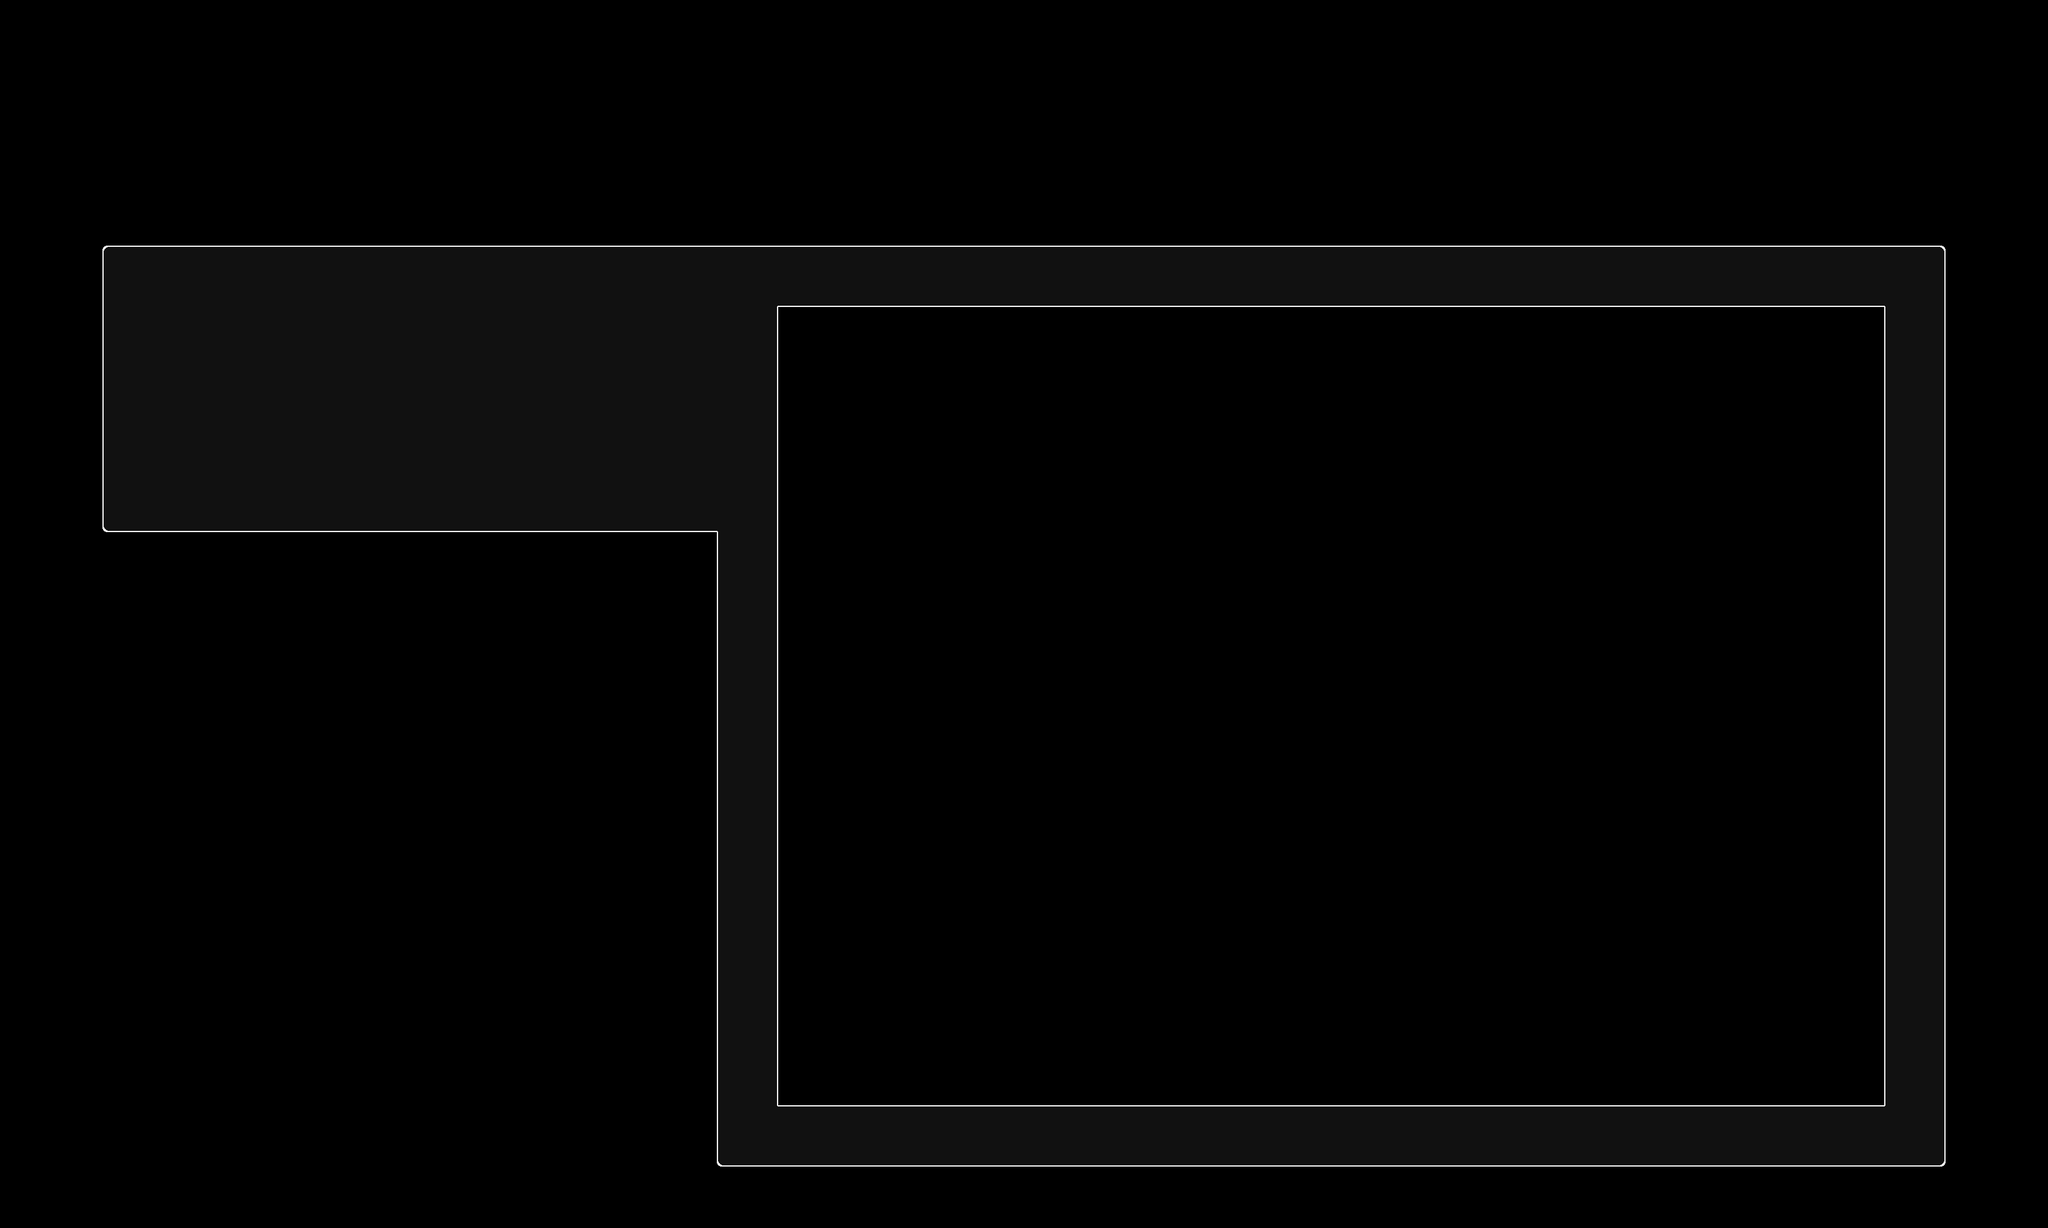

This game map was drawn from its Tiled (.tmx) file and the tilesets committed beside it. A one-line description and the trimmed map source follow:
An orthogonal 100x60 tile map with 32x32 px tiles, 1 tile layer (Tile Layer 1) and 43 objects (16x Dummy, 4x Start, 3x Timer, 3x Multitrigger, 2x Bounds, ...).

<map version="1.10" tiledversion="1.11.0" orientation="orthogonal" renderorder="right-down" compressionlevel="0" width="100" height="60" tilewidth="32" tileheight="32" infinite="0" nextlayerid="4" nextobjectid="76">
 <properties>
  <property name="customShader" type="bool" value="true" />
  <property name="music" value="BOSS_KAMABOKOYA" />
  <property name="zoom" type="float" value="1.5" />
 </properties>
 <tileset firstgid="1" source="main_0.tsx" />
 <layer id="1" name="Tile Layer 1" width="100" height="60">
  <data>[6000 cells, 1014 non-empty, 13 distinct tile ids]</data>
 </layer>
 <objectgroup id="2" name="collision-layer">
  <object id="40" x="256" y="480">
   <polyline points="960,0 960,1248 2688,1248 2688,0 960,0" />
  </object>
 </objectgroup>
 <objectgroup id="3" name="event-layer">
  <object id="4" name="SchmuckSpawn" type="SchmuckSpawn" x="2624" y="1696" width="32" height="32">
   <properties>
    <property name="amount" type="int" value="1" />
    <property name="boss" type="bool" value="true" />
    <property name="bossname" value="King Kamaboko" />
    <property name="delay" type="float" value="2" />
    <property name="enemyId" value="BOSS2" />
    <property name="spread" type="bool" value="false" />
    <property name="triggeredId" value="spawn0" />
    <property name="triggeringId" value="fitewin" />
   </properties>
  </object>
  <object id="9" name="Dummy" type="Dummy" x="2560" y="960" width="32" height="32">
   <properties>
    <property name="dummyId" value="high" />
    <property name="independent" type="bool" value="false" />
   </properties>
  </object>
  <object id="11" name="Dummy" type="Dummy" x="2784" y="1088" width="32" height="32">
   <properties>
    <property name="dummyId" value="back" />
    <property name="independent" type="bool" value="false" />
   </properties>
  </object>
  <object id="13" name="Dummy" type="Dummy" x="2560" y="1088" width="32" height="32">
   <properties>
    <property name="dummyId" value="neutral" />
    <property name="independent" type="bool" value="false" />
   </properties>
  </object>
  <object id="14" name="Dummy" type="Dummy" x="1696" y="1312" width="32" height="32">
   <properties>
    <property name="dummyId" value="platformLeft" />
    <property name="independent" type="bool" value="false" />
   </properties>
  </object>
  <object id="15" name="Dummy" type="Dummy" x="2528" y="1280" width="32" height="32">
   <properties>
    <property name="dummyId" value="platformLip" />
    <property name="independent" type="bool" value="false" />
   </properties>
  </object>
  <object id="16" name="Bounds" type="Bounds" x="3008" y="1536" width="32" height="32">
   <properties>
    <property name="down" type="bool" value="true" />
    <property name="right" type="bool" value="true" />
    <property name="spectator" type="bool" value="true" />
    <property name="triggeredId" value="bounds2" />
   </properties>
  </object>
  <object id="17" name="Bounds" type="Bounds" x="1120" y="384" width="32" height="32">
   <properties>
    <property name="left" type="bool" value="true" />
    <property name="spectator" type="bool" value="true" />
    <property name="triggeredId" value="bounds1" />
    <property name="up" type="bool" value="true" />
   </properties>
  </object>
  <object id="19" name="Platform" type="Platform" x="1536" y="1344" width="992" height="96" />
  <object id="23" name="Dummy" type="Dummy" x="1568" y="480" width="928" height="32">
   <properties>
    <property name="dummyId" value="ceiling" />
    <property name="independent" type="bool" value="false" />
   </properties>
  </object>
  <object id="24" name="Dummy" type="Dummy" x="1568" y="1312" width="928" height="32">
   <properties>
    <property name="dummyId" value="floor" />
    <property name="independent" type="bool" value="false" />
   </properties>
  </object>
  <object id="25" name="Dummy" type="Dummy" x="2816" y="1632" width="32" height="32">
   <properties>
    <property name="dummyId" value="hide" />
    <property name="independent" type="bool" value="false" />
   </properties>
  </object>
  <object id="26" name="ParticleField" type="ParticleField" x="1216" y="1536" width="1728" height="48">
   <properties>
    <property name="duration" type="float" value="5" />
    <property name="particle" value="KAMABOKO_SHOWER" />
    <property name="scale" type="float" value="2" />
    <property name="speed" type="float" value="1" />
   </properties>
  </object>
  <object id="27" name="Dummy" type="Dummy" x="2016" y="896" width="32" height="32">
   <properties>
    <property name="dummyId" value="highCenter" />
    <property name="independent" type="bool" value="false" />
   </properties>
  </object>
  <object id="28" name="Dummy" type="Dummy" x="2016" y="1312" width="32" height="32">
   <properties>
    <property name="dummyId" value="platformCenter" />
    <property name="independent" type="bool" value="false" />
   </properties>
  </object>
  <object id="29" name="Dummy" type="Dummy" x="2336" y="1312" width="32" height="32">
   <properties>
    <property name="dummyId" value="platformRight" />
    <property name="independent" type="bool" value="false" />
   </properties>
  </object>
  <object id="30" name="Dummy" type="Dummy" x="1696" y="896" width="32" height="32">
   <properties>
    <property name="dummyId" value="highLeft" />
    <property name="independent" type="bool" value="false" />
   </properties>
  </object>
  <object id="31" name="Dummy" type="Dummy" x="2336" y="896" width="32" height="32">
   <properties>
    <property name="dummyId" value="highRight" />
    <property name="independent" type="bool" value="false" />
   </properties>
  </object>
  <object id="32" name="Start" type="Start" x="1600" y="1024" width="32" height="32">
   <properties>
    <property name="triggeringId" value="playerstart" />
   </properties>
  </object>
  </objectgroup>
</map>
<!-- 23 of 43 objects omitted -->
